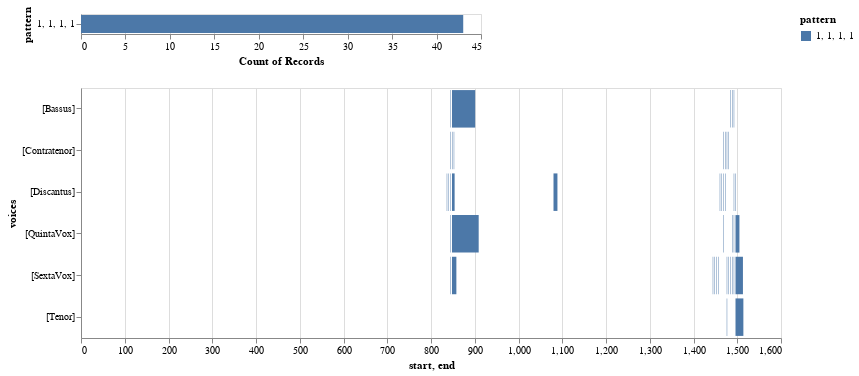

The cell this chart's notebook holds for it:
### Markdown cell above
Plot visualizations for specific patterns from ngrams

### Code cell
viz.plot_ngrams_heatmap(model, mel_ngrams, patterns=['1, 1, 1, 1'])[0]

### Figure 1 — Vega-Lite specification as saved in the notebook (floating-point values rounded to 4 significant figures)
{"config": {"view": {"continuousWidth": 400, "continuousHeight": 300}}, "vconcat": [{"mark": "bar", "encoding": {"color": {"type": "nominal", "field": "pattern"}, "opacity": {"condition": {"value": 1, "selection": "selector002"}, "value": 0.2}, "x": {"type": "nominal", "aggregate": "count", "field": "pattern"}, "y": {"type": "nominal", "field": "pattern"}}, "selection": {"selector002": {"type": "multi", "fields": ["pattern"]}}}, {"mark": "bar", "encoding": {"color": {"type": "nominal", "field": "pattern"}, "x": {"type": "quantitative", "field": "start"}, "x2": {"field": "end"}, "y": {"type": "nominal", "field": "voices"}}, "height": 250, "transform": [{"filter": {"selection": "selector002"}}], "width": 700}], "data": {"name": "data-591249cb13e5e78779e939bb3fffae11"}, "$schema": "https://vega.github.io/schema/vega-lite/v4.8.1.json", "datasets": {"data-591249cb13e5e78779e939bb3fffae11": [{"start": 836.0, "voices": "[Discantus]", "pattern": "1, 1, 1, 1", "end": 837.0}, {"start": 840.0, "voices": "[Discantus]", "pattern": "1, 1, 1, 1", "end": 841.0}, {"start": 844.0, "voices": "[Discantus]", "pattern": "1, 1, 1, 1", "end": 845.0}, {"start": 848.0, "voices": "[Discantus]", "pattern": "1, 1, 1, 1", "end": 854.0}, {"start": 1080.0, "voices": "[Discantus]", "pattern": "1, 1, 1, 1", "end": 1089.0}, {"start": 1460.0, "voices": "[Discantus]", "pattern": "1, 1, 1, 1", "end": 1461.0}, {"start": 1464.0, "voices": "[Discantus]", "pattern": "1, 1, 1, 1", "end": 1465.0}, {"start": 1468.0, "voices": "[Discantus]", "pattern": "1, 1, 1, 1", "end": 1469.0}, {"start": 1472.0, "voices": "[Discantus]", "pattern": "1, 1, 1, 1", "end": 1473.0}, {"start": 1492.0, "voices": "[Discantus]", "pattern": "1, 1, 1, 1", "end": 1493.0}, {"start": 1496.0, "voices": "[Discantus]", "pattern": "1, 1, 1, 1", "end": 1497.0}, {"start": 844.0, "voices": "[Contratenor]", "pattern": "1, 1, 1, 1", "end": 845.0}, {"start": 848.0, "voices": "[Contratenor]", "pattern": "1, 1, 1, 1", "end": 849.0}, {"start": 852.0, "voices": "[Contratenor]", "pattern": "1, 1, 1, 1", "end": 853.0}, {"start": 1468.0, "voices": "[Contratenor]", "pattern": "1, 1, 1, 1", "end": 1469.0}, {"start": 1472.0, "voices": "[Contratenor]", "pattern": "1, 1, 1, 1", "end": 1473.0}, {"start": 1476.0, "voices": "[Contratenor]", "pattern": "1, 1, 1, 1", "end": 1477.0}, {"start": 1480.0, "voices": "[Contratenor]", "pattern": "1, 1, 1, 1", "end": 1481.0}, {"start": 1476.0, "voices": "[Tenor]", "pattern": "1, 1, 1, 1", "end": 1477.0}, {"start": 1496.0, "voices": "[Tenor]", "pattern": "1, 1, 1, 1", "end": 1514.0}, {"start": 844.0, "voices": "[QuintaVox]", "pattern": "1, 1, 1, 1", "end": 845.0}, {"start": 848.0, "voices": "[QuintaVox]", "pattern": "1, 1, 1, 1", "end": 909.0}, {"start": 1468.0, "voices": "[QuintaVox]", "pattern": "1, 1, 1, 1", "end": 1469.0}, {"start": 1488.0, "voices": "[QuintaVox]", "pattern": "1, 1, 1, 1", "end": 1489.0}, {"start": 1492.0, "voices": "[QuintaVox]", "pattern": "1, 1, 1, 1", "end": 1493.0}, {"start": 1496.0, "voices": "[QuintaVox]", "pattern": "1, 1, 1, 1", "end": 1505.0}, {"start": 844.0, "voices": "[SextaVox]", "pattern": "1, 1, 1, 1", "end": 845.0}, {"start": 848.0, "voices": "[SextaVox]", "pattern": "1, 1, 1, 1", "end": 858.0}, {"start": 1444.0, "voices": "[SextaVox]", "pattern": "1, 1, 1, 1", "end": 1445.0}, {"start": 1448.0, "voices": "[SextaVox]", "pattern": "1, 1, 1, 1", "end": 1449.0}, {"start": 1452.0, "voices": "[SextaVox]", "pattern": "1, 1, 1, 1", "end": 1453.0}, {"start": 1456.0, "voices": "[SextaVox]", "pattern": "1, 1, 1, 1", "end": 1457.0}, {"start": 1476.0, "voices": "[SextaVox]", "pattern": "1, 1, 1, 1", "end": 1477.0}, {"start": 1480.0, "voices": "[SextaVox]", "pattern": "1, 1, 1, 1", "end": 1481.0}, {"start": 1484.0, "voices": "[SextaVox]", "pattern": "1, 1, 1, 1", "end": 1485.0}, {"start": 1488.0, "voices": "[SextaVox]", "pattern": "1, 1, 1, 1", "end": 1489.0}, {"start": 1492.0, "voices": "[SextaVox]", "pattern": "1, 1, 1, 1", "end": 1493.0}, {"start": 1496.0, "voices": "[SextaVox]", "pattern": "1, 1, 1, 1", "end": 1513.0}, {"start": 844.0, "voices": "[Bassus]", "pattern": "1, 1, 1, 1", "end": 845.0}, {"start": 848.0, "voices": "[Bassus]", "pattern": "1, 1, 1, 1", "end": 901.0}, {"start": 1484.0, "voices": "[Bassus]", "pattern": "1, 1, 1, 1", "end": 1485.0}, {"start": 1488.0, "voices": "[Bassus]", "pattern": "1, 1, 1, 1", "end": 1489.0}, {"start": 1492.0, "voices": "[Bassus]", "pattern": "1, 1, 1, 1", "end": 1493.0}]}}
